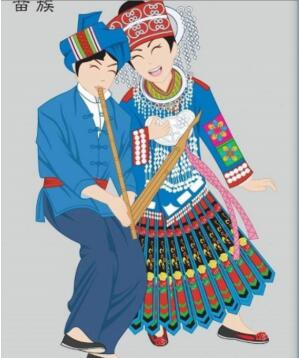
#> input picture blog07-threshold/miao.jpg, 299 x 358 px
$ python blog07-image06.py
#> lines starting #> are read from the running program, lines starting #| are printed output that depends on the picture; after the words box and inside, x2 and y2 are one past the last pixel; in counts of white or black regions, pixels touching at a corner belong together
#encoding:utf-8
import cv2
import numpy as np
import matplotlib.pyplot as plt

#读取图像
img=cv2.imread('miao.jpg')
#> img is the input picture: shape (358, 299, 3); mean B, G, R 174.4, 166.2, 154.3
lenna_img = cv2.cvtColor(img,cv2.COLOR_BGR2RGB)
GrayImage=cv2.cvtColor(img,cv2.COLOR_BGR2GRAY)
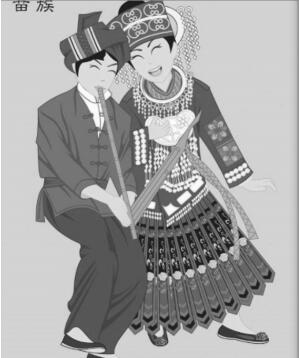
#> GrayImage: shape (358, 299); min 5, max 255, mean 163.5

#阈值化处理
ret,thresh1=cv2.threshold(GrayImage,127,255,cv2.THRESH_BINARY)
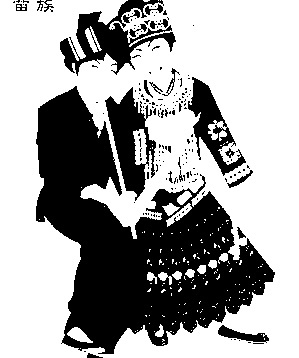
#> thresh1: shape (358, 299); 64.2% white; 181 black regions (160 under 20 px), largest, box (x1, y1, x2, y2) and area: (36, 86, 275, 354) 28776, (60, 0, 176, 76) 3066, (105, 87, 156, 201) 2638
ret,thresh2=cv2.threshold(GrayImage,127,255,cv2.THRESH_BINARY_INV)
ret,thresh3=cv2.threshold(GrayImage,127,255,cv2.THRESH_TRUNC)
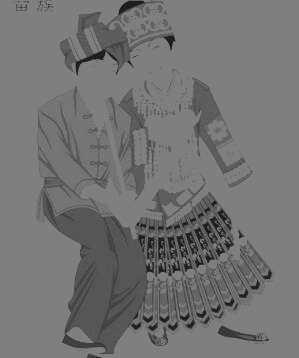
#> thresh3: shape (358, 299); min 5, max 127, mean 115
ret,thresh4=cv2.threshold(GrayImage,127,255,cv2.THRESH_TOZERO)
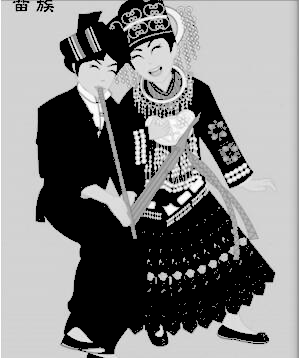
#> thresh4: shape (358, 299); min 0, max 255, mean 129.9
ret,thresh5=cv2.threshold(GrayImage,127,255,cv2.THRESH_TOZERO_INV)
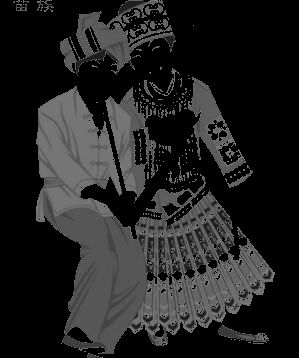
#> thresh5: shape (358, 299); min 0, max 127, mean 33.5

#显示结果
titles = ['Gray Image','BINARY','BINARY_INV','TRUNC','TOZERO','TOZERO_INV']
images = [GrayImage, thresh1, thresh2, thresh3, thresh4, thresh5]
for i in range(6):
   plt.subplot(2,3,i+1),plt.imshow(images[i],'gray')
   plt.title(titles[i])
   plt.xticks([]),plt.yticks([])
plt.show()
